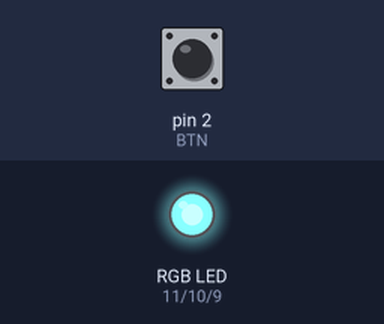
Simulated run of this sketch. Board: Arduino Uno, built with avr-gcc and run on an emulated ATmega328P. Parts: an RGB LED mixed from three pins (HIGH = lit). Inputs (shaded band) come from the test bench; at power-on: pin 2 (BTN) LOW.

Above: at 1.2 s.
1.3 s: pin 2 (BTN) pulled HIGH for 0.15 s
At 1.65 s:
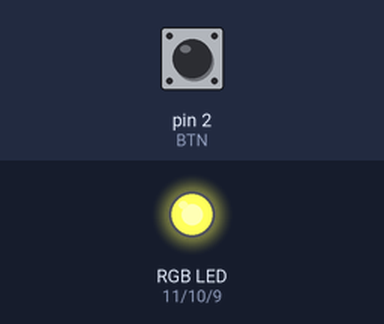
4.4 s: pin 2 (BTN) pulled HIGH for 1 s
At 5.6 s:
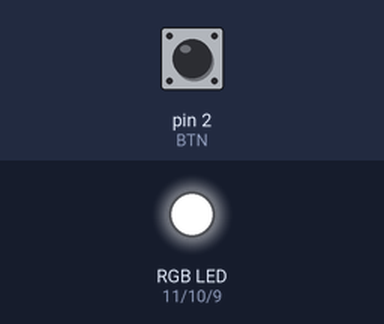
7.4 s: pin 2 (BTN) pulled HIGH for 0.15 s
At 8.08 s:
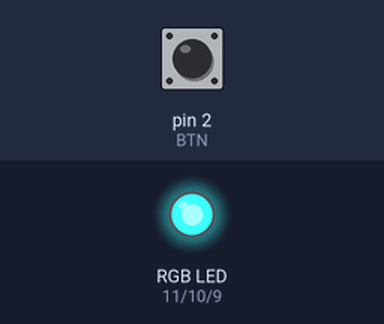
10.4 s: pin 2 (BTN) pulled HIGH for 3.2 s
15.5 s: pin 2 (BTN) pulled HIGH for 0.15 s
Timing chart, 0 to 22.6 s (numbered marks = the images above; inputs shaded):
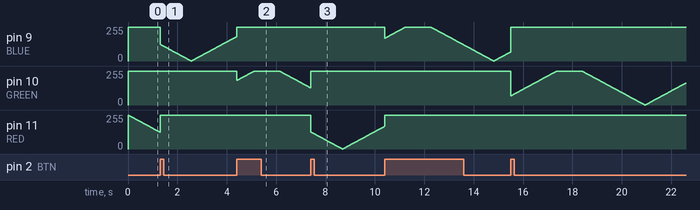

The sketch:

13-1_hw_multitask.ino
```cpp
// 하드웨어 디바운싱을 사용한 버튼으로 인터럽트 사용하기

// 버튼 연결 핀
const int BTN = 2;     // 디바운싱 된 버튼 입력을 2번 핀에 연결
const int RED = 11;     // 빨간색 LED 음극을 11번 핀에 연결
const int GREEN = 10;     // 초록색 LED 음극을 10번 핀에 연결
const int BLUE = 9;     // 파란색 LED 음극을 9번 핀에 연결

// 휘발성 변수는 인터럽트 처리 함수 내에서 값 변경이 가능
volatile int selectedLED = RED;

void setup()
{
  pinMode(RED, OUTPUT);
  pinMode(GREEN, OUTPUT);
  pinMode(BLUE, OUTPUT);

  // RGB LED를 끈 상태에서 시작
  // 공통 양극 방식이므로 HIGH를 출력해야 LED가 꺼짐
  digitalWrite(RED, HIGH);
  digitalWrite(BLUE, HIGH);
  digitalWrite(GREEN, HIGH);

  // 슈미트 트리거 입력은 반전되어 있으므로 상승 에지에서 인터럽트 발생
  attachInterrupt(digitalPinToInterrupt(BTN), swap, RISING);
}

void swap()
{
  // 현재 선택된 LED를 끔 (공통 양극 방식이므로 HIGH 출력으로 LED 끔)
  digitalWrite(selectedLED, HIGH);
  // 새로운 LED 선택
  if (selectedLED == GREEN)
    selectedLED = RED;
  else if (selectedLED == RED)
    selectedLED = BLUE;
  else if (selectedLED == BLUE)
    selectedLED = GREEN;
}

void loop()
{
  // LED 밝기를 서서히 증가
  // 공통 양극 방식이므로 음극에 작은 값을 출력해야 밝아지는 반전된 값을 사용
  for (int i = 255; i >= 0; i--)
  {
    analogWrite(selectedLED, i);
    delay(10);
  }
  // LED 밝기를 서서히 감소
  // 공통 양극 방식이므로 음극에 큰 값을 출력해야 어두워지는 반전된 값을 사용
  for (int i = 0; i <= 255; i++)
  {
    analogWrite(selectedLED, i);
    delay(10);
  }
  delay(1000);
}
```
